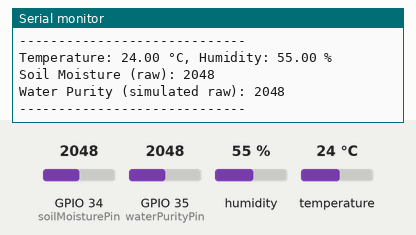
A sketch run on a simulated ESP32. Parts: the last lines printed to the serial monitor. Inputs (shaded band) come from the test bench; at power-on: humidity 55 %, GPIO 34 (soilMoisturePin) = 2048, GPIO 35 (waterPurityPin) = 2048, temperature 24 °C.

Above: at 1.8 s.
1.9 s: humidity set to 22 %
3.4 s: GPIO 34 (soilMoisturePin) set to 2866
At 4.7 s:
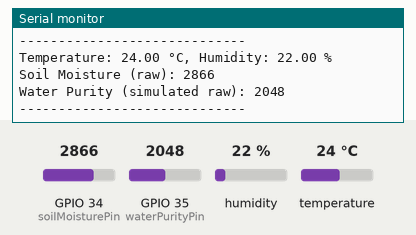
4.9 s: GPIO 35 (waterPurityPin) set to 2866
At 5.7 s:
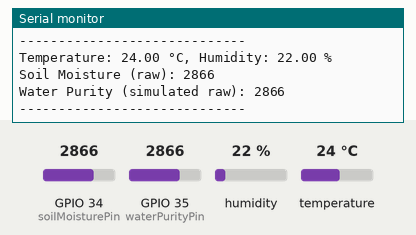
6.4 s: temperature set to 12 °C
7.9 s: GPIO 34 (soilMoisturePin) set to 3972
At 8.6 s:
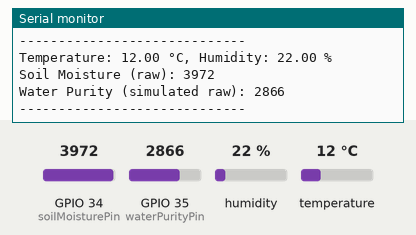
9.4 s: GPIO 35 (waterPurityPin) set to 3972
At 11.0 s:
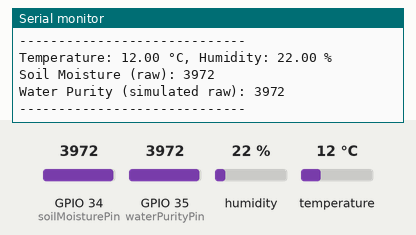
Timing chart, 0 to 11.9 s (numbered marks = the images above; inputs shaded):
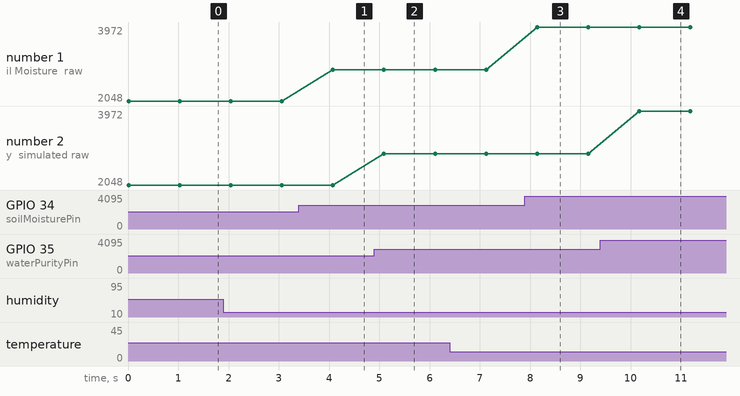

The sketch:

version_1.ino
```cpp
#include "DHTesp.h"

const int DHT_PIN = 15;
const int soilMoisturePin = 34; // Simulated Soil Moisture Sensor
const int waterPurityPin = 35;  // Simulated Water Purity Sensor

DHTesp dht;

void setup() {
  Serial.begin(115200);
  dht.setup(DHT_PIN, DHTesp::DHT22); // Use DHT22 here
}

void loop() {
  TempAndHumidity data = dht.getTempAndHumidity();
  Serial.print("Temperature: ");
  Serial.print(data.temperature);
  Serial.print(" °C, Humidity: ");
  Serial.print(data.humidity);
  Serial.println(" %");

  int soilValue = analogRead(soilMoisturePin);
  Serial.print("Soil Moisture (raw): ");
  Serial.println(soilValue);

  int purityValue = analogRead(waterPurityPin);
  Serial.print("Water Purity (simulated raw): ");
  Serial.println(purityValue);

  Serial.println("-----------------------------");
  delay(1000);
}
```

Measured:
- after the input at 3.4 s, the serial monitor: prints a new line after 0.68 s (image 1)
- after the input at 4.9 s, the serial monitor: prints a new line after 0.19 s (image 2)
- after the input at 7.9 s, the serial monitor: prints a new line after 0.24 s (image 3)
- after the input at 9.4 s, the serial monitor: prints a new line after 0.78 s (image 4)
- plotted number 1: 2048 → 2866 after the input at 3.4 s, 2866 → 3972 after the input at 7.9 s
